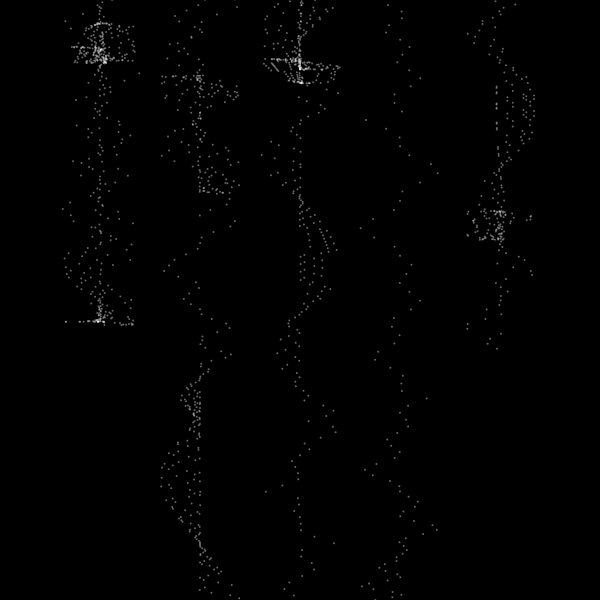
Frame 1 (no input)
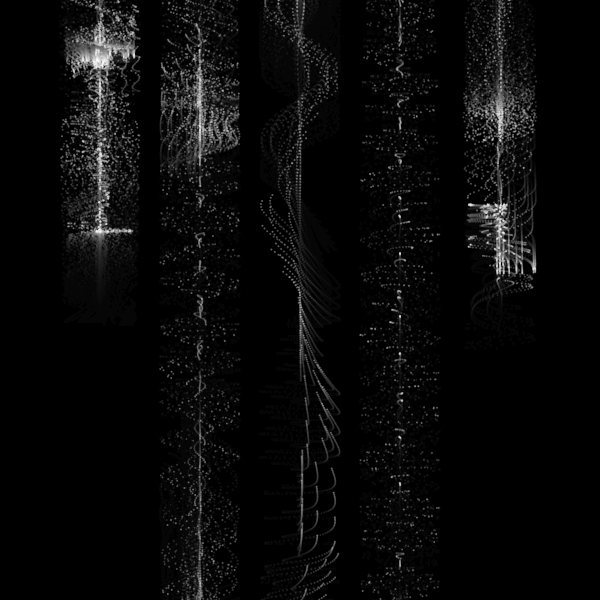
Frame 60 (no input)
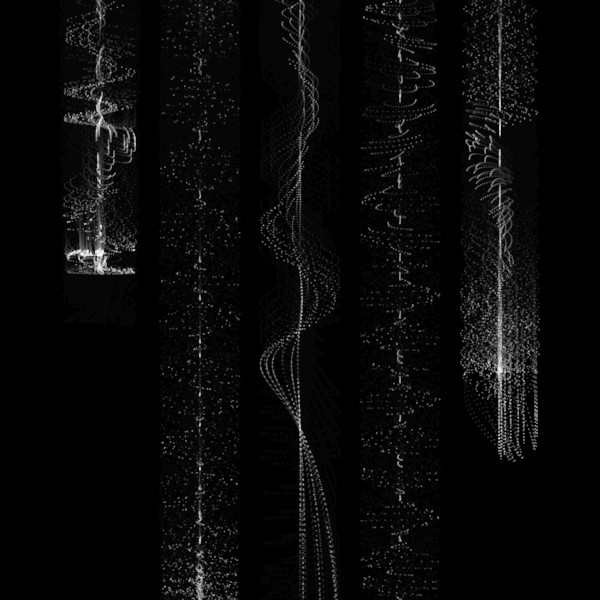
Frame 120 (the mouse pressed at the canvas centre since frame 60)

The p5.js sketch that drew these frames (run headless with seeded random() and noise() and a simulated clock; from frame 60 on, the mouse is pressed at the canvas centre):

// p5.js sketch
// ── sketch.js
//inspo from Fiona 

let moverSystems = [];
let num = 10;
let cells, cols, rows;
let offset, margin;
let cellW, cellH;
let bg;
let graphics;



function setup() {
  w = 600;
  var canvas;
    if(windowWidth>=600 && windowHeight >=600){
      canvas = createCanvas(600, 600);
    }
    else{
      canvas = createCanvas(windowWidth, windowHeight - 100);
    }

  var x = (windowWidth - width) / 2;
  var y = (windowHeight - height) / 2;

  canvas.position(x, y);
  background(0);
  noStroke();

}
var t = 0;

function draw(){
  background(0, 20)
  t+=1/500
  fill(255, 100)
  for(var x=100;x<width;x+=100){
    for(var y=-40;y<height+40;y++){
      var a=noise(x,y/width,t)*10
    　var b=noise(x,y/width-t)*300
       ellipse(x+sin(b)*(cos(a)-sin(x|y))*20,y+sin(a)*500, 2, 2)
     }
  }
}
